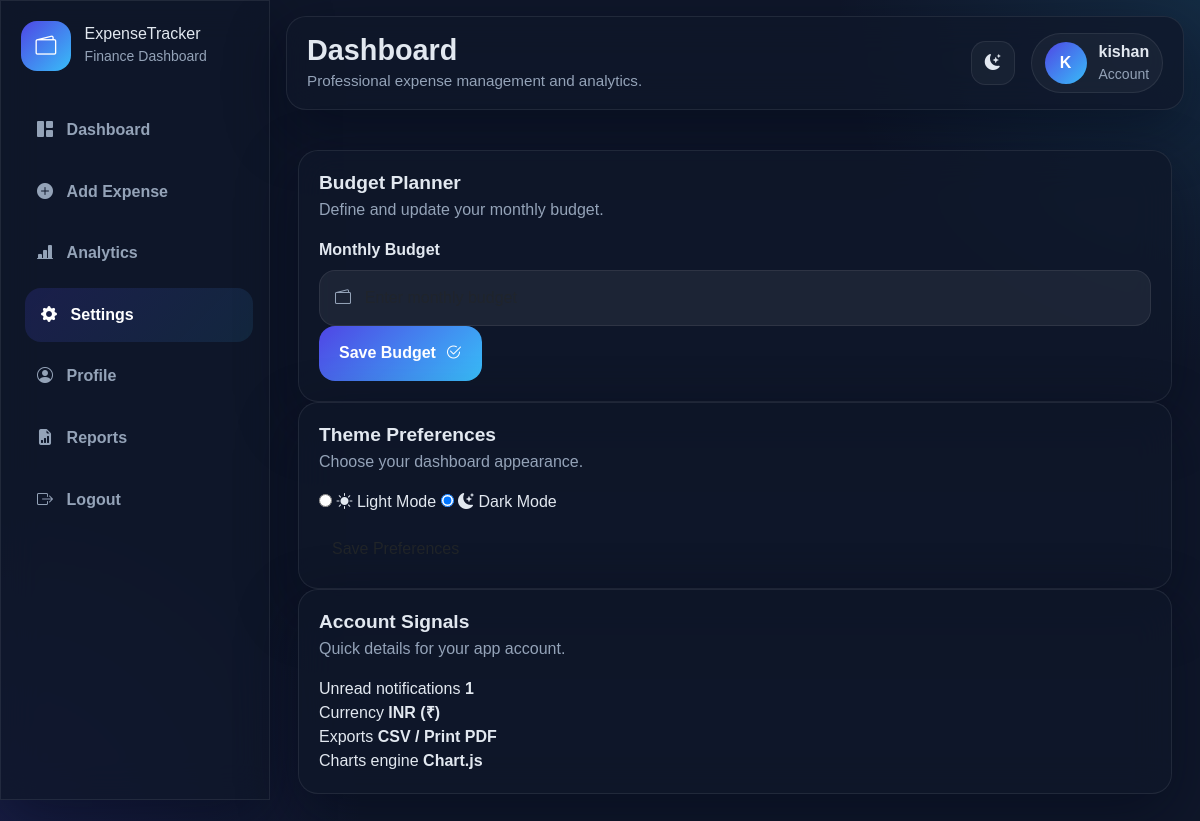
/settings (signed in), run on the app's committed database.
### app.py (models this page shows, shortened)
class User(UserMixin, db.Model):
    id = db.Column(db.Integer, primary_key=True)
    username = db.Column(db.String(120), nullable=False, unique=True)
    email = db.Column(db.String(150), nullable=False, unique=True)
    password_hash = db.Column(db.String(255), nullable=False)
    joined_at = db.Column(db.DateTime, default=datetime.utcnow)
    monthly_budget = db.Column(db.Float, default=0.0)
    theme = db.Column(db.String(20), default="dark")
    expenses = db.relationship("Expense", backref="user", lazy=True, cascade="all, delete-orphan")
    notifications = db.relationship("Notification", backref="user", lazy=True, cascade="all, delete-orphan")

### app.py (the view)
@app.route("/settings", methods=["GET", "POST"])
@login_required
def settings():
    if request.method == "POST":
        theme = request.form.get("theme", "dark")
        current_user.theme = theme
        db.session.commit()
        flash("Settings updated successfully.", "success")
        return redirect(url_for("settings"))
    notification_count = Notification.query.filter_by(user_id=current_user.id, is_read=False).count()
    return render_template("settings.html", notification_count=notification_count)

### app.py (called while the page is built)
@login_manager.user_loader
def load_user(user_id):
    return User.query.get(int(user_id))

@app.context_processor
def inject_globals():
    if current_user.is_authenticated:
        return {
            "global_notifications": Notification.query.filter_by(
                user_id=current_user.id, is_read=False
            ).order_by(Notification.created_at.desc()).limit(5).all(),
            "global_notification_count": Notification.query.filter_by(
                user_id=current_user.id, is_read=False
            ).count(),
            "category_icons": CATEGORIES
        }
    return {
        "global_notifications": [],
        "global_notification_count": 0,
        "category_icons": CATEGORIES
    }

### templates/settings.html (shortened to what this page needs)
{% extends "base.html" %}
{% block content %}
<div class="container py-4">
    <section class="settings-grid">
        <div class="panel-card">
            <div class="panel-head">
                <div>
                    <h3>Budget Planner</h3>
                    <p>Define and update your monthly budget.</p>
                </div>
            </div>
            <form action="{{ url_for('budget') }}" method="POST" class="expense-form-grid">
                <div class="form-group-modern full-span">
                    <label>Monthly Budget</label>
                    <div class="input-icon-wrap">
                        <i class="bi bi-wallet2"></i>
                        <input type="number" step="0.01" min="0" name="monthly_budget" class="form-control modern-input" value="{{ current_user.monthly_budget or '' }}" placeholder="Enter monthly budget">
                    </div>
                </div>
                <div class="full-span">
                    <button type="submit" class="btn premium-btn">
                        <span>Save Budget</span>
                        <i class="bi bi-check2-circle"></i>
                    </button>
                </div>
            </form>
        </div>
        <div class="panel-card">
            <div class="panel-head">
                <div>
                    <h3>Theme Preferences</h3>
                    <p>Choose your dashboard appearance.</p>
                </div>
            </div>
            <form method="POST" class="theme-form">
                <div class="theme-choice-grid">
                    <label class="theme-choice">
                        <input type="radio" name="theme" value="light" {% if current_user.theme == 'light' %}checked{% endif %}>
                        <span><i class="bi bi-sun-fill"></i> Light Mode</span>
                    </label>
                    <label class="theme-choice">
                        <input type="radio" name="theme" value="dark" {% if current_user.theme == 'dark' %}checked{% endif %}>
                        <span><i class="bi bi-moon-stars-fill"></i> Dark Mode</span>
                    </label>
                </div>
                <button type="submit" class="btn btn-surface mt-3">Save Preferences</button>
            </form>
        </div>
        <div class="panel-card">
            <div class="panel-head">
                <div>
                    <h3>Account Signals</h3>
                    <p>Quick details for your app account.</p>
                </div>
            </div>
            <div class="budget-summary-list">
                <div class="budget-line">
                    <span>Unread notifications</span>
                    <strong>{{ notification_count }}</strong>
                </div>
                <div class="budget-line">
                    <span>Currency</span>
                    <strong>INR (₹)</strong>
                </div>
                <div class="budget-line">
                    <span>Exports</span>
                    <strong>CSV / Print PDF</strong>
                </div>
                <div class="budget-line">
                    <span>Charts engine</span>
                    <strong>Chart.js</strong>
                </div>
            </div>
        </div>
    </section>
</div>
{% endblock %}

### templates/base.html (shortened to what this page needs)
<!DOCTYPE html>
<html lang="en" data-theme="{{ current_user.theme if current_user.is_authenticated else 'dark' }}">
<head>
    <link href="https://api.fontshare.com/v2/css?f[]=satoshi@300,400,500,700,900&display=swap" rel="stylesheet">
    <link href="https://cdn.jsdelivr.net/npm/bootstrap@5.3.3/dist/css/bootstrap.min.css" rel="stylesheet">
    <link href="https://cdn.jsdelivr.net/npm/bootstrap-icons@1.11.3/font/bootstrap-icons.css" rel="stylesheet">
    <link rel="stylesheet" href="{{ url_for('static', filename='css/style.css') }}">
</head>
<body class="{% if request.endpoint in ['login', 'register'] %}auth-body{% else %}app-body{% endif %}">
    {% if current_user.is_authenticated %}
    <div class="dashboard-shell">
        <aside class="sidebar glass-panel" id="sidebar">
            <div class="sidebar-top">
                <a href="{{ url_for('dashboard') }}" class="brand">
                    <div class="brand-logo">
                        <i class="bi bi-wallet2"></i>
                    </div>
                    <div class="brand-text">
                        <h4>ExpenseTracker</h4>
                        <small>Finance Dashboard</small>
                    </div>
                </a>
            </div>
            <nav class="sidebar-nav">
                <a href="{{ url_for('dashboard') }}" class="nav-link-custom {% if request.endpoint == 'dashboard' %}active{% endif %}">
                    <i class="bi bi-grid-1x2-fill"></i><span>Dashboard</span>
                </a>
                <a href="{{ url_for('add_expense') }}" class="nav-link-custom {% if request.endpoint == 'add_expense' or request.endpoint == 'edit_expense' %}active{% endif %}">
                    <i class="bi bi-plus-circle-fill"></i><span>Add Expense</span>
                </a>
                <a href="{{ url_for('analytics') }}" class="nav-link-custom {% if request.endpoint == 'analytics' %}active{% endif %}">
                    <i class="bi bi-bar-chart-line-fill"></i><span>Analytics</span>
                </a>
                <a href="{{ url_for('settings') }}" class="nav-link-custom {% if request.endpoint == 'settings' %}active{% endif %}">
                    <i class="bi bi-gear-fill"></i><span>Settings</span>
                </a>
                <a href="{{ url_for('profile') }}" class="nav-link-custom {% if request.endpoint == 'profile' %}active{% endif %}">
                    <i class="bi bi-person-circle"></i><span>Profile</span>
                </a>
                <a href="{{ url_for('reports') }}" class="nav-link-custom {% if request.endpoint == 'reports' %}active{% endif %}">
                    <i class="bi bi-file-earmark-bar-graph-fill"></i><span>Reports</span>
                </a>
                <a href="{{ url_for('logout') }}" class="nav-link-custom logout-link">
                    <i class="bi bi-box-arrow-right"></i><span>Logout</span>
                </a>
            </nav>
        </aside>
        <div class="main-wrapper">
            <header class="topbar glass-panel">
                <div class="topbar-left">
                    <div>
                        <h2 class="page-heading">{% block page_heading %}Dashboard{% endblock %}</h2>
                        <p class="page-subtitle">{% block page_subtitle %}Professional expense management and analytics.{% endblock %}</p>
                    </div>
                </div>
                <div class="topbar-right">
                    <button class="icon-btn" id="themeToggle">
                        <i class="bi bi-moon-stars-fill"></i>
                    </button>
                    <a href="{{ url_for('profile') }}" class="profile-pill">
                        <div class="avatar-circle">{{ current_user.username[:1]|upper }}</div>
                        <div class="profile-meta d-none d-md-block">
                            <strong>{{ current_user.username }}</strong>
                            <small>Account</small>
                        </div>
                    </a>
                </div>
            </header>
            <main class="content-area">
                {% block content %}{% endblock %}
            </main>
        </div>
    </div>
    {% else %}
        {% block auth_content %}{% endblock %}
    {% endif %}
</body>
</html>

### static/css/style.css (style rules this page uses)
:root { --color-bg: #0f172a; --color-surface: rgba(15, 23, 42, 0.76); --color-card: rgba(30, 41, 59, 0.82); --color-text: #e2e8f0; --color-text-muted: #94a3b8; --color-border: rgba(255,255,255,0.08); --color-primary: #4F46E5; --color-secondary: #38BDF8; --color-success: #22C55E; --color-danger: #EF4444; --color-warning: #F59E0B; --shadow-lg: 0 20px 60px rgba(2, 6, 23, 0.45); --font-body: 'Satoshi', sans-serif; }
* { box-sizing: border-box; }
body { margin: 0; font-family: var(--font-body); background: radial-gradient(circle at top right, rgba(56,189,248,0.12), transparent 25%), radial-gradient(circle at left bottom, rgba(79,70,229,0.14), transparent 25%), var(--color-bg); color: var(--color-text); min-height: 100vh; }
a { text-decoration: none; color: inherit; }
.glass-panel, .panel-card { background: var(--color-surface); border: 1px solid var(--color-border); backdrop-filter: blur(18px); -webkit-backdrop-filter: blur(18px); box-shadow: var(--shadow-lg); }
.form-group-modern label { display: block; margin-bottom: 0.5rem; font-weight: 600; color: var(--color-text); }
.input-icon-wrap { position: relative; }
.input-icon-wrap > i:first-child { position: absolute; left: 1rem; top: 50%; transform: translateY(-50%); color: var(--color-text-muted); z-index: 3; }
.modern-input, .modern-select { width: 100%; min-height: 54px; border: 1px solid var(--color-border); background: rgba(255,255,255,0.06); color: var(--color-text); border-radius: 1rem; padding: 0.95rem 1rem 0.95rem 2.8rem; box-shadow: none !important; }
.premium-btn, .premium-btn-sm { display: inline-flex; align-items: center; justify-content: center; gap: 0.6rem; color: #fff; background: linear-gradient(135deg, var(--color-primary), var(--color-secondary)); border: 0; border-radius: 1rem; padding: 0.95rem 1.25rem; font-weight: 700; transition: all 0.25s ease; }
.dashboard-shell { display: grid; grid-template-columns: 270px 1fr; min-height: 100vh; }
.sidebar { padding: 1.25rem; height: 100vh; position: sticky; top: 0; border-right: 1px solid var(--color-border); }
.sidebar-top { display: flex; justify-content: space-between; align-items: center; margin-bottom: 2rem; }
.brand { display: flex; align-items: center; gap: 0.85rem; }
.brand-logo { width: 50px; height: 50px; border-radius: 1rem; background: linear-gradient(135deg, var(--color-primary), var(--color-secondary)); display: grid; place-items: center; color: #fff; font-size: 1.3rem; }
.brand-text h4 { margin: 0; font-size: 1rem; }
.brand-text small { color: var(--color-text-muted); }
.sidebar-nav { display: flex; flex-direction: column; gap: 0.45rem; }
.nav-link-custom { display: flex; align-items: center; gap: 0.85rem; padding: 0.95rem 1rem; border-radius: 1rem; color: var(--color-text-muted); transition: all 0.25s ease; font-weight: 600; }
.nav-link-custom:hover, .nav-link-custom.active { background: linear-gradient(135deg, rgba(79,70,229,0.18), rgba(56,189,248,0.10)); color: #fff; transform: translateX(4px); }
.main-wrapper { min-width: 0; padding: 1rem; }
.topbar { display: flex; justify-content: space-between; align-items: center; border-radius: 1.25rem; padding: 1rem 1.25rem; margin-bottom: 1rem; }
.topbar-left, .topbar-right { display: flex; align-items: center; gap: 1rem; }
.page-heading { margin: 0; font-size: 1.8rem; font-weight: 800; }
.page-subtitle { margin: 0.15rem 0 0; color: var(--color-text-muted); font-size: 0.95rem; }
.icon-btn { width: 44px; height: 44px; border-radius: 0.9rem; border: 1px solid var(--color-border); background: rgba(255,255,255,0.04); color: var(--color-text); display: inline-grid; place-items: center; }
.profile-pill { display: flex; align-items: center; gap: 0.75rem; background: rgba(255,255,255,0.04); padding: 0.4rem 0.8rem; border: 1px solid var(--color-border); border-radius: 999px; }
.avatar-circle { width: 42px; height: 42px; border-radius: 50%; display: grid; place-items: center; background: linear-gradient(135deg, var(--color-primary), var(--color-secondary)); color: #fff; font-weight: 800; }
.profile-meta small { display: block; color: var(--color-text-muted); }
.content-area { display: flex; flex-direction: column; gap: 1rem; }
.panel-card { padding: 1.25rem; border-radius: 1.25rem; }
.panel-head { display: flex; justify-content: space-between; align-items: center; margin-bottom: 1rem; gap: 1rem; }
.panel-head h3 { margin: 0; font-size: 1.2rem; font-weight: 800; }
.panel-head p { margin: 0.25rem 0 0; color: var(--color-text-muted); }

### data on the page
User: username "K", username "kishan", theme "☐ Light Mode", theme "☑ Dark Mode"

### other printed values
{{ notification_count }} "1"
